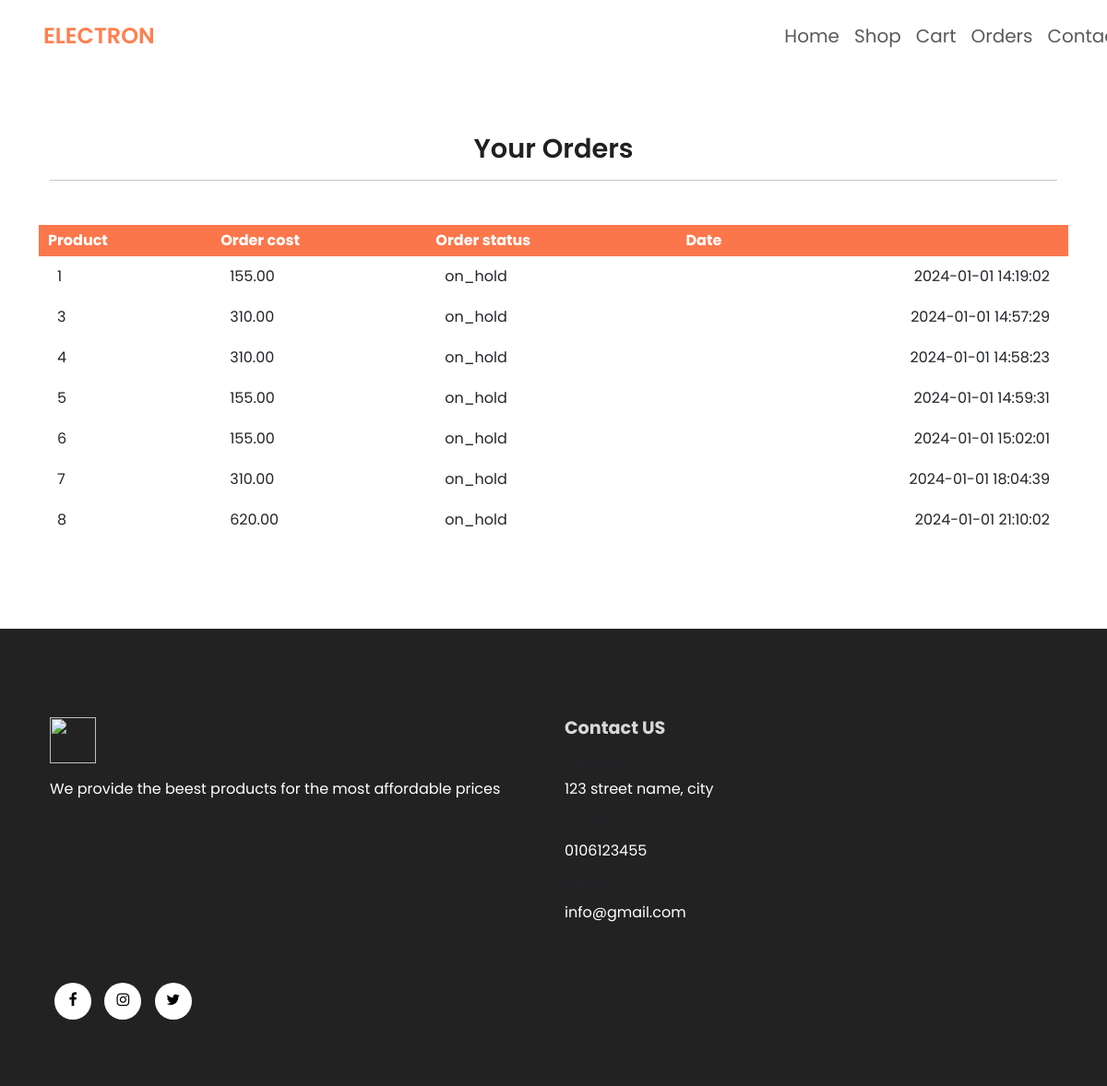
/Project/orders.php (signed in), run on the app's committed database.
### tables this page shows
CREATE TABLE `orders` (
  `order_id` int(11) NOT NULL,
  `order_cost` decimal(6,2) NOT NULL,
  `order_status` varchar(100) NOT NULL DEFAULT 'on hold',
  `user_id` int(11) NOT NULL,
  `user_phone` int(11) NOT NULL,
  `user_city` varchar(255) NOT NULL,
  `user_address` varchar(255) NOT NULL,
  `order_date` datetime NOT NULL DEFAULT current_timestamp()
);

### Project/orders.php (the view, shortened to what this page needs)
<?php
include("database/connection.php");
  $user_id = 1;
  $statement = $conn->prepare("SELECT * FROM orders WHERE user_id = ?");
  $statement->bind_param('i',$user_id);
  $statement->execute();
  $orders = $statement->get_result();
?>
<!DOCTYPE html>
<html lang="en">
<head>
    <link href="https://cdn.jsdelivr.net/npm/bootstrap@5.3.2/dist/css/bootstrap.min.css" rel="stylesheet">
    <link rel="stylesheet" href="https://cdnjs.cloudflare.com/ajax/libs/font-awesome/4.7.0/css/font-awesome.min.css">
    <link rel="stylesheet" href="assets/css/style.css"/>
</head>
<body>
    <nav class="navbar navbar-expand-lg navbar-light bg-white py-3 fixed-top">
        <div class="container">
          <h2 class="brand">ELECTRON</h2>
          <div class="collapse navbar-collapse nav-buttons" id="navbarSupportedContent">
            <ul class="navbar-nav me-auto mb-2 mb-lg-0">
              <li class="nav-item">
                <a class="nav-link" href="index.php">Home</a>
              </li>
              <li class="nav-item">
                <a class="nav-link" href="all-products.php">Shop</a>
              </li>
              <li class="nav-item">
                <a class="nav-link" href="cart.php">Cart</a>
              </li>
              <li class="nav-item">
                <a class="nav-link" href="orders.php">Orders</a>
              </li>
              <li class="nav-item">
                <a class="nav-link" href="contactUs.html">Contact</a>
              </li>
            </ul>
          </div>
        </div>
      </nav>
<section class="orders container my-5 py-5">
        <div class="container mt-5">
            <h2 class="font-weight-bold text-center">Your Orders</h2>
            <hr class="mx-auto">
          </div>
        <table class="mt-5 pt-5">
            <tr>
                <th>Product</th>
                <th>Order cost</th>
                <th>Order status</th>
                <th>Date</th>
            </tr>
            <?php while ($row = $orders->fetch_assoc()) { ?>
            <tr>
                <td>
                  <span><?php echo $row['order_id'];?></span>
                </td>
                <td>
                  <span><?php echo $row['order_cost'];?></span>
                </td>
                <td>
                  <span><?php echo $row['order_status'];?></span>
                </td>
                <td>
                  <span><?php echo $row['order_date'];?></span>
                </td>
            </tr>
            <?php } ?>
        </table>
  </section>
            <footer class="mt-5 py-5">
                <div class="row container mx-auto pt-5">
                  <div class=" footer-one col-lg-6 col-md-12 col-sm-12">
                    <img class="logo" src="assets/imgs/logo"/>
                    <p class="pt-3">We provide the beest products for the most affordable prices</p>
                  </div>
                  <div class=" footer-one col-lg-6 col-md-12 col-sm-12">
                    <h5 class="pb-2">Contact US</h5>
                    <div>
                      <h6 class="text-uppercase">Address</h6>
                      <p>123 street name, city</p>
                    </div>
                    <div>
                      <h6 class="text-uppercase">Phone</h6>
                      <p>0106123455</p>
                    </div>
                    <div>
                      <h6 class="text-uppercase">Email</h6>
                      <p>info@gmail.com</p>
                    </div>
                  </div>
                </div>
                <div class="copyright mt-5">
                  <div class="row container mx-auto">
                    <div class="col-lg-3 col-md-6 col-sm-12 mb-4">
                      <a href="#"><i class="fa fa-facebook"></i></a>
                      <a href="#"><i class="fa fa-instagram"></i></a>
                      <a href="#"><i class="fa fa-twitter"></i></a>
                    </div>
                  </div>
                </div>
              </footer>
</body>
</html>

### Project/style.css (style rules this page uses)
* { margin: 0px; padding:0px; box-sizing: border-box; }
body { font-family:'poppins', sans-serif; }
.nav-buttons { margin-left: 60%; }
h2 { font-size: 1.8rem; font-weight: 600; }
h5 { font-size: 1rem; font-weight: 400; }
h2 { color: #202020; }
.navbar { font-size:20px; top:0; left:0; justify-content: center !important; }
footer { background-color: #222222; }
footer h5 { color: #D8D8D8; font-weight: 700; font-size: 1.2rem; }
footer .copyright a { color:#000; height: 40px; width:40px; background-color: #fff; display: inline-block; text-align: center; line-height: 38px; border-radius: 50%; transition: 0.3s ease; margin: 0 5px; }
footer p { color:white; }
.logo { width: 50px; height: 50px; }
.navbar .brand { color: coral; margin: 3px 5px; font-size: 1.5rem; }
td:last-child { text-align: right; }
th:last-child { text-align: right; }
:root { --green:#27ae60; --black:#333; --white:#fff; --bg-color:#eee; --box-shadow:0 .5rem 1rem rgba(0,0,0,.1); --border:.1rem solid var(--black); }
.orders table { width : 100% ; border-collapse: collapse ; }
.orders th { text-align: left ; padding: 5px 10px; color: #fff; background-color: #fb774b; }
.orders td { padding: 10px 20px; }

### data on the page
orders: order_id "1", order_cost "155.00", order_status "on_hold", order_date "2024-01-01 14:19:02"
orders: order_id "3", order_cost "310.00", order_status "on_hold", order_date "2024-01-01 14:57:29"
orders: order_id "4", order_cost "310.00", order_status "on_hold", order_date "2024-01-01 14:58:23"
orders: order_id "5", order_cost "155.00", order_status "on_hold", order_date "2024-01-01 14:59:31"
orders: order_id "6", order_cost "155.00", order_status "on_hold", order_date "2024-01-01 15:02:01"
orders: order_id "7", order_cost "310.00", order_status "on_hold", order_date "2024-01-01 18:04:39"
orders: order_id "8", order_cost "620.00", order_status "on_hold", order_date "2024-01-01 21:10:02"
